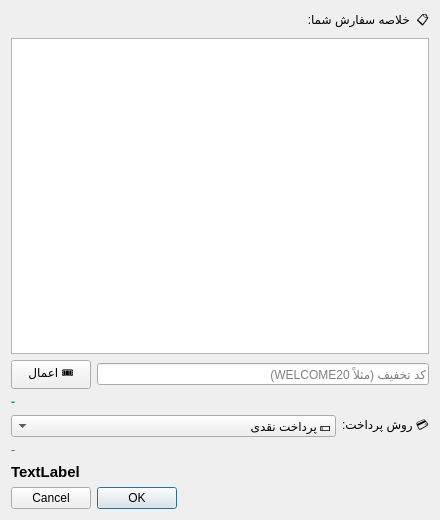
<?xml version="1.0" encoding="UTF-8"?>
<ui version="4.0">
 <class>CheckoutDialog</class>
 <widget class="QDialog" name="CheckoutDialog">
  <property name="geometry">
   <rect>
    <x>0</x>
    <y>0</y>
    <width>440</width>
    <height>520</height>
   </rect>
  </property>
  <property name="windowTitle">
   <string>تایید نهایی و پرداخت</string>
  </property>
  <property name="layoutDirection">
   <enum>Qt::LayoutDirection::RightToLeft</enum>
  </property>
  <layout class="QVBoxLayout" name="verticalLayout">
   <item>
    <widget class="QLabel" name="summaryTitle">
     <property name="text">
      <string>📋  خلاصه سفارش شما:</string>
     </property>
    </widget>
   </item>
   <item>
    <widget class="QListWidget" name="summaryListWidget"/>
   </item>
   <item>
    <layout class="QHBoxLayout" name="couponLayout">
     <item>
      <widget class="QLineEdit" name="couponEdit">
       <property name="placeholderText">
        <string>کد تخفیف (مثلاً WELCOME20)</string>
       </property>
      </widget>
     </item>
     <item>
      <widget class="QPushButton" name="applyCouponButton">
       <property name="text">
        <string>اعمال 🎟</string>
       </property>
      </widget>
     </item>
    </layout>
   </item>
   <item>
    <widget class="QLabel" name="discountLabel">
     <property name="visible">
      <bool>false</bool>
     </property>
     <property name="styleSheet">
      <string notr="true">color: #1e9e5b; font-weight: bold;</string>
     </property>
     <property name="text">
      <string>-</string>
     </property>
    </widget>
   </item>
   <item>
    <layout class="QHBoxLayout" name="paymentLayout">
     <item>
      <widget class="QLabel" name="paymentLabel">
       <property name="text">
        <string>💳 روش پرداخت:</string>
       </property>
      </widget>
     </item>
     <item>
      <widget class="QComboBox" name="paymentCombo">
       <property name="sizePolicy">
        <sizepolicy hsizetype="Expanding" vsizetype="Fixed">
         <horstretch>0</horstretch>
         <verstretch>0</verstretch>
        </sizepolicy>
       </property>
       <item>
        <property name="text">
         <string>پرداخت نقدی 💵</string>
        </property>
       </item>
       <item>
        <property name="text">
         <string>کیف پول 🪙</string>
        </property>
       </item>
      </widget>
     </item>
    </layout>
   </item>
   <item>
    <widget class="QLabel" name="walletBalanceLabel">
     <property name="visible">
      <bool>false</bool>
     </property>
     <property name="styleSheet">
      <string notr="true">color: #666; font-size: 12px;</string>
     </property>
     <property name="text">
      <string>-</string>
     </property>
    </widget>
   </item>
   <item>
    <widget class="QLabel" name="finalPriceLabel">
     <property name="styleSheet">
      <string notr="true">font-weight: bold; font-size: 15px;</string>
     </property>
     <property name="text">
      <string>TextLabel</string>
     </property>
    </widget>
   </item>
   <item>
    <widget class="QDialogButtonBox" name="buttonBox">
     <property name="orientation">
      <enum>Qt::Orientation::Horizontal</enum>
     </property>
     <property name="standardButtons">
      <set>QDialogButtonBox::StandardButton::Cancel|QDialogButtonBox::StandardButton::Ok</set>
     </property>
    </widget>
   </item>
  </layout>
 </widget>
 <resources/>
 <connections/>
</ui>
